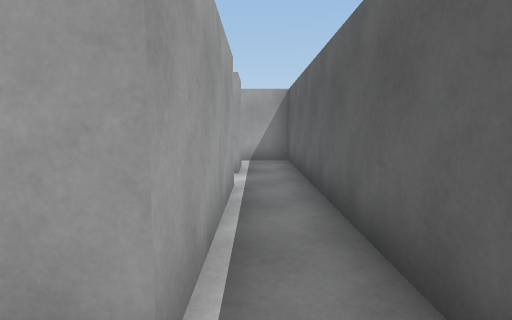
View 1 (above)

16 first-person views from a walk through a scene from a Unity 3-D project. The camera is 1.3 m above the floor, tilts 6° down and sees 80° across. The floor is counted in squares, 1.2 m on a side. Each view is taken from the middle of a square. On the plan, view 1 faces up. The plan holds only what a view shows up to about 13 squares ahead; the rest is blank. The place goes on beyond the plan. The player is left out. Some animated figures are not drawn.

View 2
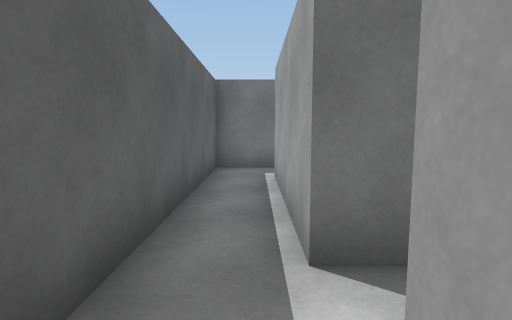

View 3
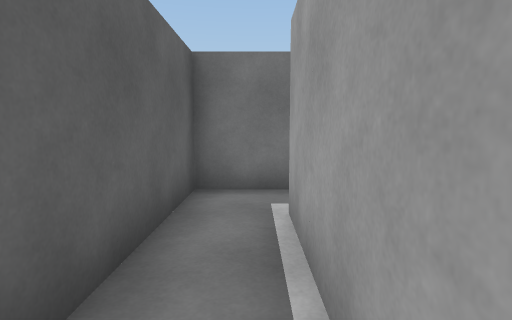

View 4
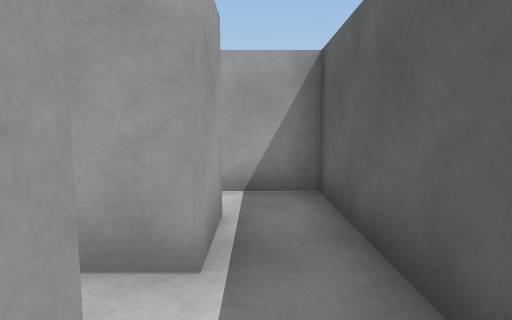

View 5
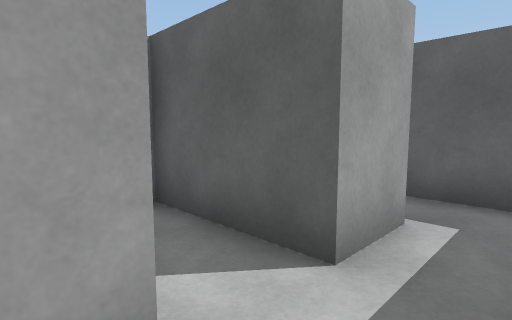

View 6
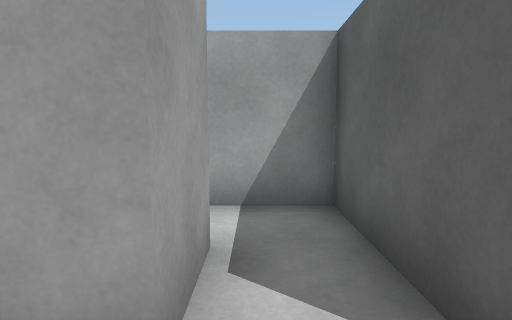

View 7
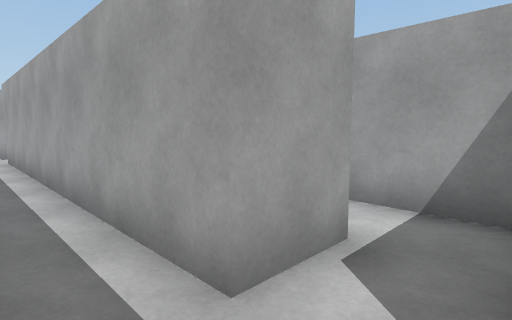

View 8
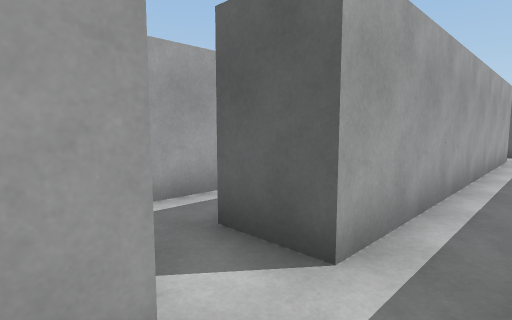

View 9
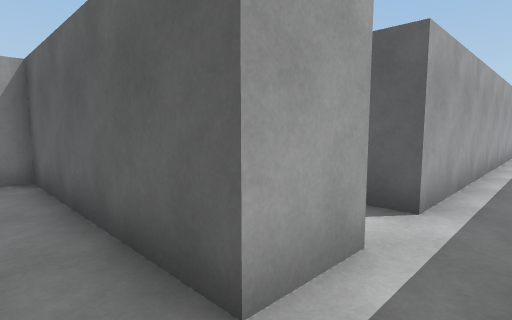

View 10
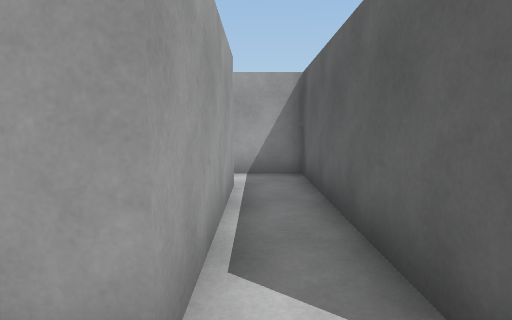

View 11
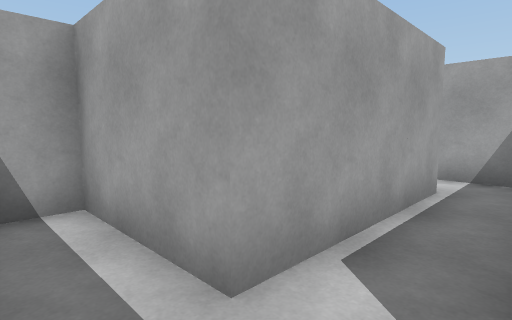

View 12
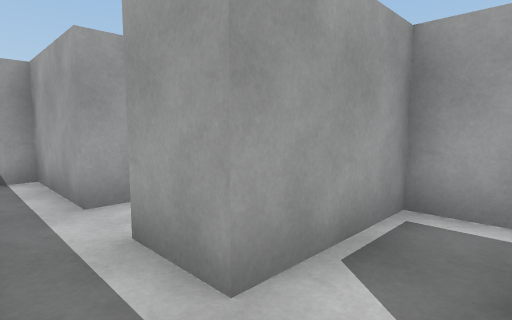

View 13
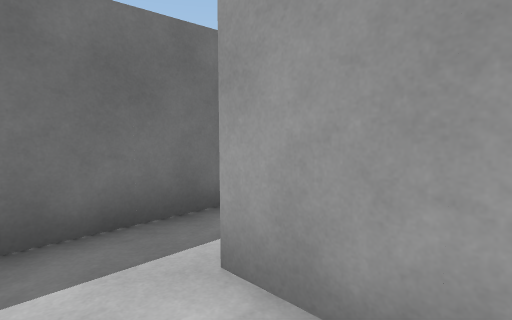

View 14
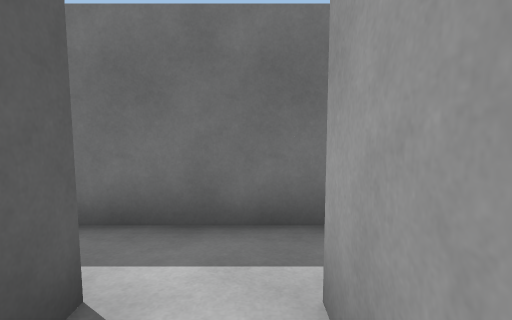

View 15
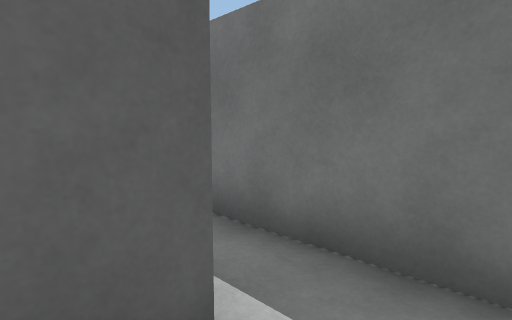

View 16
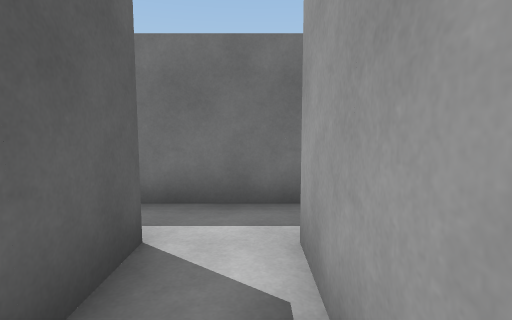

### Floor plan
Points are (right, up) in squares from view 1. A wall is a line through its corners. A room is listed if a view was taken in it or the views show most of it. See-through windows are left out.
Room 1 (views 1, 3, 4, 7)
walls: (-1.2, 5.7) (-0.4, 5.7) (-0.4, 1.2) (-1.9, 1.2); (-0.4, 7.2) (-1.4, 7.2); (-0.6, -0.3) (1.1, -0.3) (1.1, 6.4)
ways out: opening at (0, 7.5) to room 2; opening at (-1.5, 0) to room 3
Room 2 (view 2)
walls: (-0.4, 8.8) (-0.4, 7.2); (1.1, 6.4) (1.1, 10.2) (-0.6, 10.2)
ways out: opening at (0, 7.5) to room 1
Room 3 (views 5, 6, 12)
walls: (-3.4, 1.2) (-13.9, 1.2); (-15.6, -0.3) (-11.9, -0.3)
ways out: opening at (-1.5, 0) to room 1; opening at (-16.5, 0) to room 4; opening at (-15, 1.5) to room 5; opening at (-3, 1.5)
Room 4 (views 8, 9, 10, 11, 16)
walls: (-18.8, -0.3) (-15.6, -0.3); (-15.4, 1.2) (-16.9, 1.2) (-16.9, 7.2) (-18.9, 7.2); (-18.4, 5.8) (-18.4, 1.2) (-21.4, 1.2) (-21.4, 0.2)
ways out: opening at (-16.5, 0) to room 3; opening at (-19.5, 6)
Room 5 (views 13, 14, 15)
walls: (-12.8, 4.2) (-15.4, 4.2) (-15.4, 1.2); (-13.9, 1.2) (-13.9, 2.8)
ways out: opening at (-15, 1.5) to room 3; opening at (-13.5, 3)

Where each view was taken, in squares from view 1:
view 1: 0 up, 0 right, facing up
view 2: 8 up, 0 right, facing down
view 3: 5 up, 0 right, facing down
view 4: 5 up, 0 right, facing up
view 5: 0 up, 4 left, facing up-right
view 6: 0 up, 3 left, facing up
view 7: 0 up, 2 left, facing up-left
view 8: 0 up, 16 left, facing up-right
view 9: 0 up, 18 left, facing up-right
view 10: 0 up, 18 left, facing up
view 11: 0 up, 17 left, facing up-left
view 12: 0 up, 14 left, facing up-left
view 13: 3 up, 14 left, facing down-left
view 14: 3 up, 15 left, facing down
view 15: 2 up, 15 left, facing down-right
view 16: 4 up, 18 left, facing down
